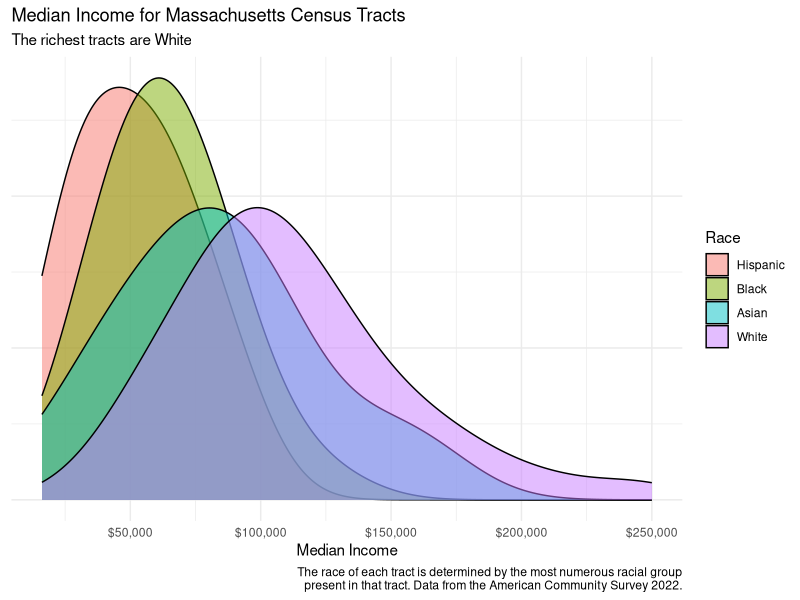

R code for this plot:
## ---- chunk 1
#| message: false

library(tidyverse)
## ---- chunk 2
x <- read_csv("mass-tracts.csv", show_col_types = FALSE)
## ---- chunk 3
x |> 
  drop_na() |> 
  mutate(race = factor(race, levels = c("Hispanic", "Black", 
                                         "Asian", "White"))) |> 
  ggplot(aes(x = med_income, fill = race)) +
    geom_density(alpha = 0.5, adjust = 2) +
    theme_minimal() +
    scale_x_continuous(labels = scales::dollar_format()) +
    theme(axis.text.y = element_blank()) +
    labs(title = "Median Income for Massachusetts Census Tracts",
         subtitle = "The richest tracts are White",
         x = "Median Income",
         y = NULL,
         fill = "Race",
         caption = "The race of each tract is determined by the most numerous racial group\n present in that tract. Data from the American Community Survey 2022.")

